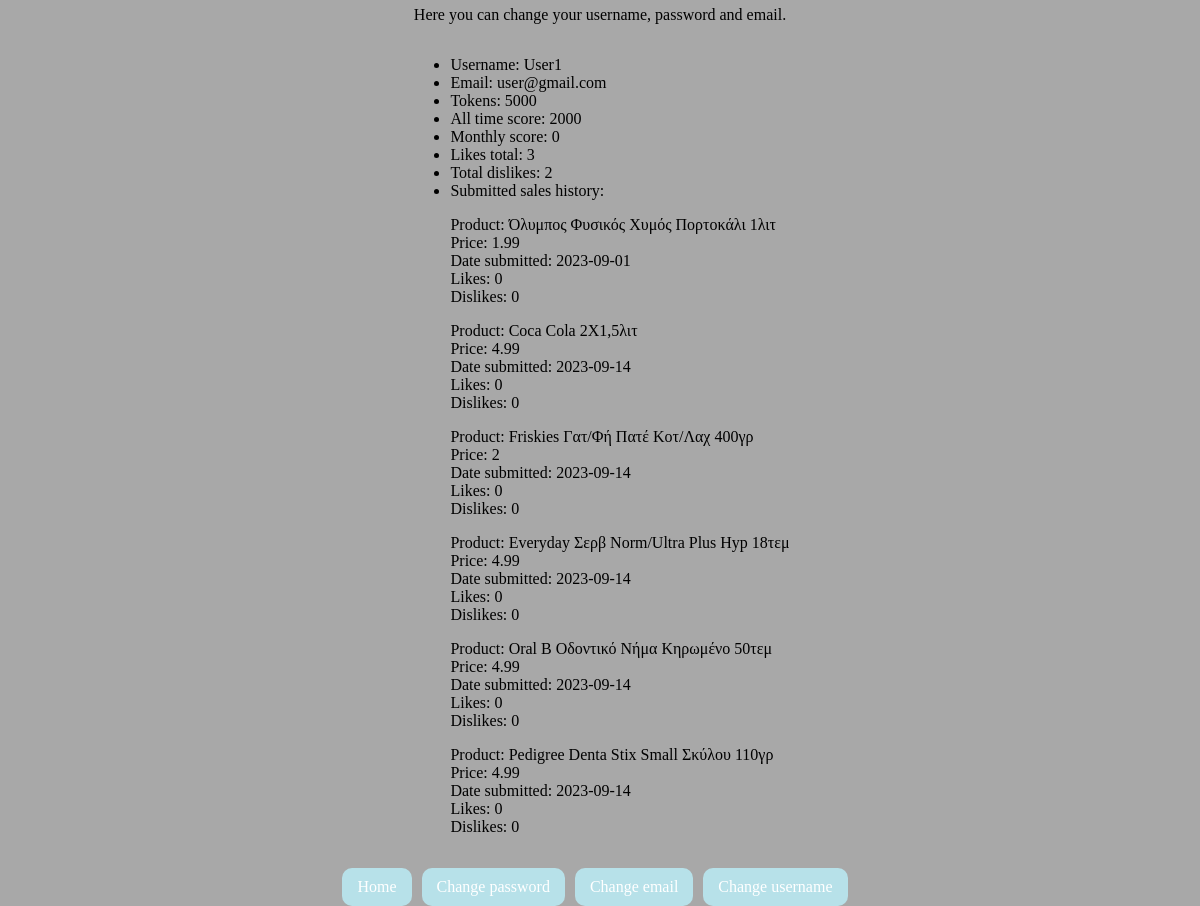
The app's page /profile.php (signed in) with its own data.
### tables this page shows
CREATE TABLE `users` (
  `id` int(11) NOT NULL,
  `user_name` varchar(100) NOT NULL,
  `password` varchar(100) NOT NULL,
  `email` varchar(100) NOT NULL,
  `tokens` int(11) NOT NULL,
  `monthly_tokens` int(11) NOT NULL,
  `score` int(11) NOT NULL,
  `monthly_score` int(11) NOT NULL,
  `likes` int(11) NOT NULL DEFAULT 0,
  `dislikes` int(11) NOT NULL DEFAULT 0
);

CREATE TABLE `sales` (
  `id` int(11) NOT NULL,
  `price` double NOT NULL,
  `date` date NOT NULL,
  `active` tinyint(1) NOT NULL,
  `likes` int(11) NOT NULL DEFAULT 0,
  `dislikes` int(11) NOT NULL DEFAULT 0,
  `stock` tinyint(4) NOT NULL DEFAULT 1,
  `below_week_price` tinyint(1) NOT NULL DEFAULT 0,
  `below_day_price` tinyint(1) NOT NULL DEFAULT 0,
  `shop_id` int(11) NOT NULL,
  `user_id` int(11) NOT NULL,
  `product_id` int(11) NOT NULL
);

CREATE TABLE `products` (
  `id` int(11) NOT NULL,
  `name` varchar(255) NOT NULL,
  `category` varchar(255) NOT NULL,
  `subcategory` varchar(255) NOT NULL
);

### profile.php (the view, shortened to what this page needs)
<?php
include "db_conn.php";
if(isset($_SESSION['id']) && isset($_SESSION['user_name']))
{
    $id = $_SESSION['id'];
    $uname = $_SESSION['user_name'];
    $email = $_SESSION['email'];
    $sqlemail = "SELECT * FROM users WHERE user_name='$uname' AND email='$email'";
    $result = mysqli_query($conn,$sqlemail);
    $row = mysqli_fetch_assoc($result);
    $sqlsales = "SELECT products.name, sales.price, sales.date, sales.likes, sales.dislikes FROM sales INNER JOIN products ON sales.product_id = products.id WHERE sales.user_id = '$id'";
    $sales_result = mysqli_query($conn,$sqlsales);
    ?>
    <!DOCTYPE html>
    <html>
    <head>
        <link rel="stylesheet" type="text/css" href="style.css">
    </head>
    <body>
        <p>Here you can change your username, password and email.</p>
        <ul>
            <li>Username: <?php echo $_SESSION['user_name']; ?> </li>
            <li>Email: <?php echo $_SESSION['email']; ?></li>
            <li>Tokens: <?php echo $row['tokens']; ?></li>
            <li>All time score: <?php echo $row['score']; ?></li>
            <li>Monthly score: <?php echo $row['monthly_score']; ?></li>
            <li>Likes total: <?php echo $row['likes']; ?></li>
            <li>Total dislikes: <?php echo $row['dislikes']; ?></li>
            <li>Submitted sales history: <?php while($sales_row = mysqli_fetch_array($sales_result)) {
                $price = $sales_row['price'];
                $date = $sales_row['date'];
                $name = $sales_row['name'];
                $likes = $sales_row['likes'];
                $dislikes = $sales_row['dislikes'];
                echo '<p>'.'Product: '.$name.'<br>'.'Price: '.$price.'<br>'.'Date submitted: '.$date.'<br>'.'Likes: '.$likes.'<br>'.'Dislikes: '.$dislikes.'</p>';
            }?></li>
        </ul>
        <nav>
            <a href="change-username.php">Change username</a>
            <a href="change-email.php">Change email</a>
            <a href="change-password.php">Change password</a>
            <a href="home.php">Home</a>
        </nav>
    </body>
    </html>
    <?php
}
else
{
    header("Location: index.php");
    exit();
}

### style.css (style rules this page uses)
body { background: #a8a8a8; display: flex; justify-content: center; align-items: center; height: 100vh; flex-direction: column; }
* { font-family: cursive; box-sizing: padding-box; }
a { float: right; background: rgb(183, 225, 233); padding: 10px 15px; color: #fff; border-radius: 10px; margin-right: 10px; border: none; text-decoration: none; }

### records on screen
users: tokens "5000", score "2000", monthly_score "0", likes "3", dislikes "2"
sales: product.name "Όλυμπος Φυσικός Χυμός Πορτοκάλι 1λιτ", price "1.99", date "2023-09-01", likes "0", dislikes "0"
sales: product.name "Coca Cola 2Χ1,5λιτ", price "4.99", date "2023-09-14", likes "0", dislikes "0"
sales: product.name "Friskies Γατ/Φή Πατέ Κοτ/Λαχ 400γρ", price "2", date "2023-09-14", likes "0", dislikes "0"
sales: product.name "Everyday Σερβ Norm/Ultra Plus Hyp 18τεμ", price "4.99", date "2023-09-14", likes "0", dislikes "0"
sales: product.name "Oral B Οδοντικό Νήμα Κηρωμένο 50τεμ", price "4.99", date "2023-09-14", likes "0", dislikes "0"
sales: product.name "Pedigree Denta Stix Small Σκύλου 110γρ", price "4.99", date "2023-09-14", likes "0", dislikes "0"

### other values on screen
$_SESSION['user_name'] "User1"
$_SESSION['email'] "user@gmail.com"
